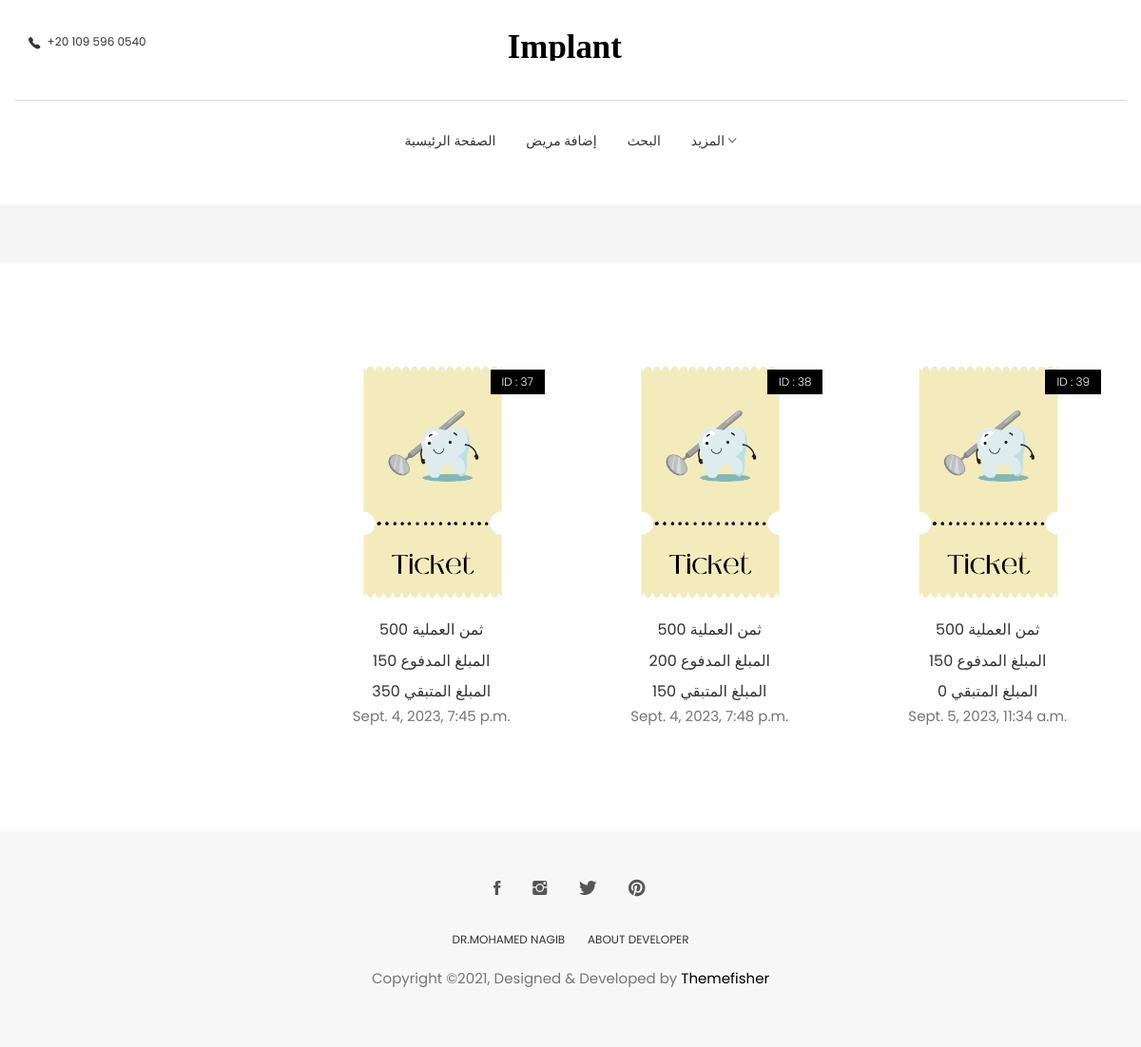
The page /operation_billing/24 (signed in) on the database its author committed.
### dashboard/models.py (models this page shows, shortened)
class Billing(models.Model):
    id = models.AutoField(primary_key=True, null=False, blank=False)
    operation = models.ForeignKey(Operation, on_delete=models.CASCADE)
    user = models.ForeignKey(User, blank=False, null=False, on_delete=models.DO_NOTHING)
    datetime = models.DateTimeField(auto_now=True)
    amount_paid = models.IntegerField(null=False, blank=False, default=0)
    remaining_amount = models.IntegerField(null=False, blank=False, default=0)

### patient/models.py (models this page shows, shortened)
class Operation(models.Model):
    id = models.AutoField(primary_key=True, null=False, blank=False)
    patient = models.ForeignKey(Patient, null=False, blank=False, on_delete=models.CASCADE)
    user = models.ForeignKey(User, blank=False, null=False, on_delete=models.DO_NOTHING)
    name = models.CharField(max_length=15, null=False, blank=False)
    datetime = models.DateTimeField(auto_now_add=True,auto_created=True)
    price = models.IntegerField(blank=False, null=False)
    description = models.TextField(max_length=1000, blank=True, null=True)
    remaining_amount = models.IntegerField(null=False, blank=False, default=0)

### dashboard/views.py (the view)
# urls.py: path('operation_billing/<int:id>', get_all_billing, name='operation_billing'),
@login_required
def get_all_billing(request, *args, **kwargs):
    operation = get_object_or_404(Operation, id=kwargs['id'])
    billing = Billing.objects.filter(operation=operation)
    context = {
        "page_title": "فواتير العملية رقم " + f"{operation.id}",
        "billing": billing,
    }
    return render(request, 'operation_billing.html', context)

### dashboard/templates/operation_billing.html
{% extends 'base.html' %}
{% load static %}
{% load bootstrap4 %}
{% block patients %}
			{% for bill in billing %}
			<div class="col-md-4">
				<div class="product-item">
					<div class="product-thumb">
						<span class="bage">ID : {{bill.id}}</span>
						<img class="img-responsive" src="{% static 'images/Ticket.png' %}" alt="Ticket-img" />
					</div>
					<div class="product-content">
						<h4> ثمن العملية {{bill.operation.price}}</h4>
						<h4>  المبلغ المدفوع {{bill.amount_paid}}</h4>
						<h4>المبلغ المتبقي {{bill.remaining_amount}}</h4>
						<p>{{bill.datetime}}</p>
					</div>
				</div>
			</div>
			{% endfor %}
{% endblock %}

### static/css/style.css (style rules this page uses)
body { line-height: 1.5; font-family: "Poppins", sans-serif; -webkit-font-smoothing: antialiased; }
p { font-family: "Poppins", sans-serif; color: #757575; font-size: 15px; }
h1, h2, h3, h4, h5, h6 { font-family: "Poppins", sans-serif; }
h1, h2, h3, h4, h5, h6 { font-weight: 400; }
.product-item { margin-bottom: 30px; }
.product-item .product-thumb { position: relative; }
.product-item .product-thumb img { width: 100%; height: auto; }
.product-item .product-thumb .bage { position: absolute; top: 12px; right: 12px; background: #000; color: #fff; font-size: 12px; padding: 4px 12px; font-weight: 300; display: inline-block; }
.product-item .product-thumb:before { transition: 0.3s all; opacity: 0; background: rgba(0, 0, 0, 0.6); content: ""; position: absolute; top: 0; right: 0; left: 0; bottom: 0; }
.product-item .product-content { text-align: center; }
.product-item .product-content h4 { font-size: 16px; font-weight: 400; margin-top: 15px; margin-bottom: 6px; }

### rows shown on the page
Billing: id "37", operation.price "500", amount_paid "150", remaining_amount "350", datetime "Sept. 4, 2023, 7:45 p.m."
Billing: id "38", operation.price "500", amount_paid "200", remaining_amount "150", datetime "Sept. 4, 2023, 7:48 p.m."
Billing: id "39", operation.price "500", amount_paid "150", remaining_amount "0", datetime "Sept. 5, 2023, 11:34 a.m."
